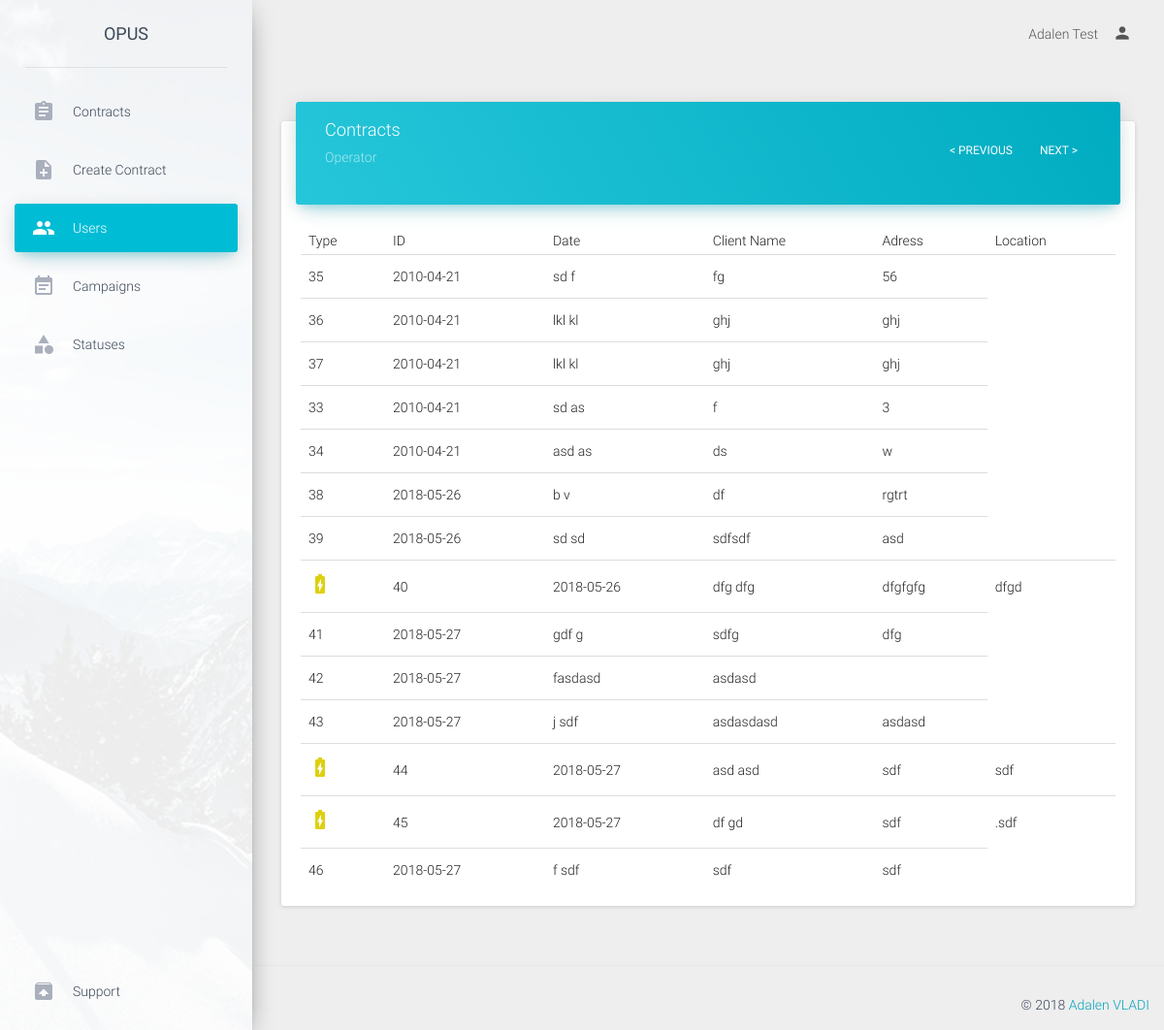
The app's page /admin/viewUser/6 (signed in), older data.
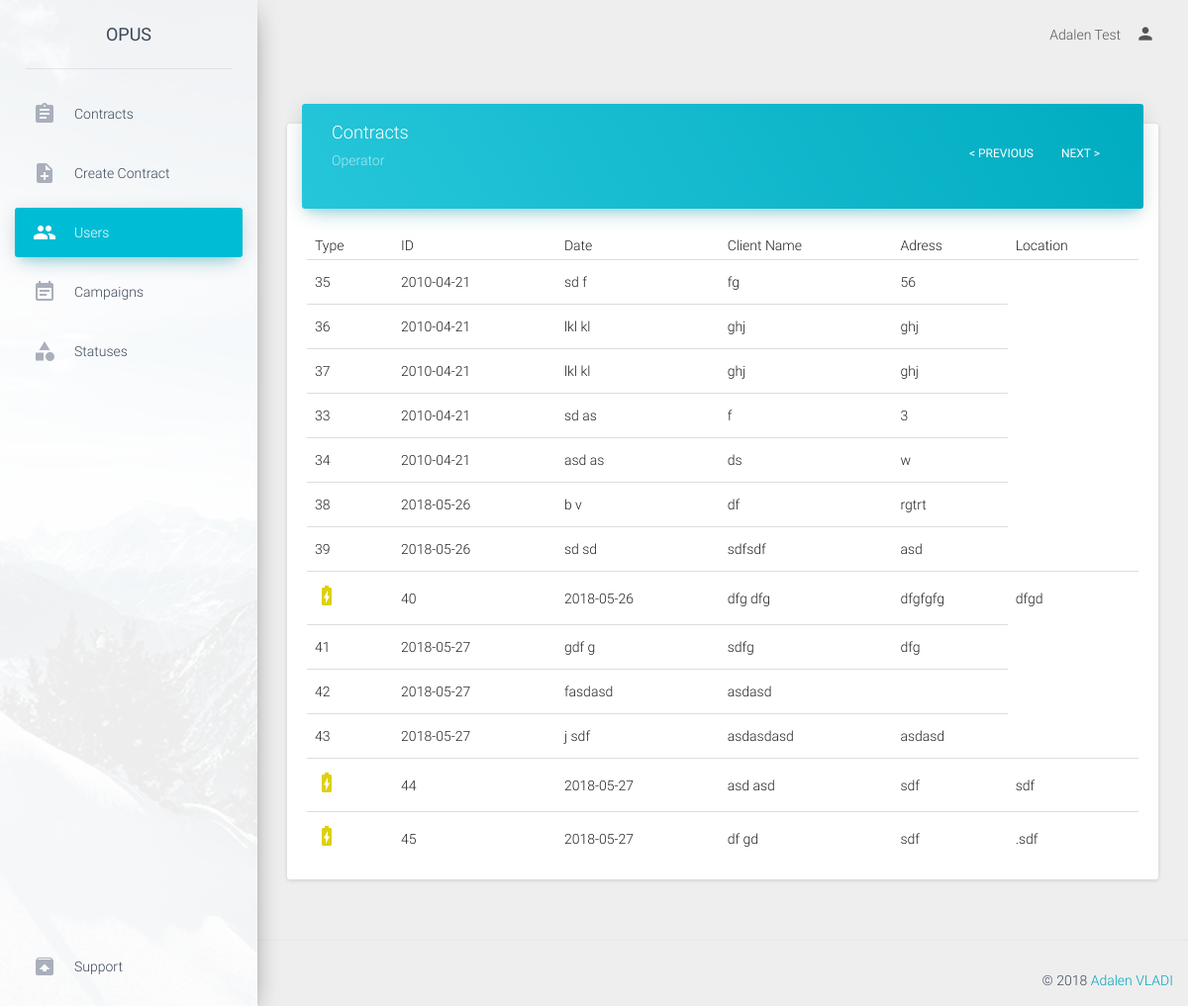
The same page, newer data.
### tables this page shows
CREATE TABLE `contracts` (
  `contract_id` int(11) NOT NULL,
  `contract_type` enum('luce','gas','dual') NOT NULL,
  `proposal_number` varchar(50) NOT NULL,
  `date` date NOT NULL,
  `ugm_cb` enum('true','false') NOT NULL DEFAULT 'false',
  `analisi_cb` enum('true','false') NOT NULL DEFAULT 'false',
  `iniziative_cb` enum('true','false') NOT NULL DEFAULT 'false',
  `toponimo` enum('via') NOT NULL,
  `address` text NOT NULL,
  `civico` varchar(30) NOT NULL,
  `price` varchar(50) NOT NULL,
  `location` varchar(100) NOT NULL,
  `uf_toponimo` enum('via') NOT NULL,
  `uf_address` text NOT NULL,
  `uf_civico` varchar(30) NOT NULL,
  `uf_price` varchar(50) NOT NULL,
  `uf_location` varchar(100) NOT NULL,
  `ddf_toponimo` enum('via') NOT NULL,
  `ddf_address` text NOT NULL,
  `ddf_civico` varchar(30) NOT NULL,
  `ddf_price` varchar(50) NOT NULL,
  `ddf_location` varchar(100) NOT NULL,
  `ubicazione_fornitura` enum('resident','non_resident') NOT NULL,
  `domicillazione_documenti_fatture` enum('residenza','ubicazione_fornitura','altro') NOT NULL,
  `listino` varchar(50) NOT NULL,
  `gas_request_type` varchar(50) NOT NULL,
  `gas_pdr` varchar(50) NOT NULL,
  `gas_fornitore_uscente` varchar(50) NOT NULL,
  `gas_consume_annuo` varchar(50) NOT NULL,
  `gas_tipo_riscaldamento` enum('true','false') NOT NULL,
  `gas_tipo_cottura_acqua` enum('true','false') NOT NULL,
  `gas_remi` varchar(50) NOT NULL,
  `gas_matricola` varchar(50) NOT NULL,
  `luce_request_type` varchar(50) NOT NULL,
  `luce_pod` varchar(50) NOT NULL,
  `luce_fornitore_uscente` varchar(50) NOT NULL,
  `luce_opzione_oraria` varchar(50) NOT NULL,
  `luce_potenza` varchar(50) NOT NULL,
  `luce_tensione` varchar(50) NOT NULL,
  `luce_consume_annuo` varchar(50) NOT NULL,
  `fature_via_email` enum('true','false') NOT NULL,
  `operator` int(11) NOT NULL COMMENT 'user id',
  `status` int(11) NOT NULL DEFAULT '1' COMMENT 'status id',
  `cancellation_reason` varchar(100) NOT NULL,
  `gender` enum('male','female') NOT NULL,
  `rag_sociale` text NOT NULL,
  `first_name` varchar(50) NOT NULL,
  `last_name` varchar(50) NOT NULL,
  `bussines_name` varchar(50) NOT NULL,
  `client_type` enum('personal','intestario','delega') NOT NULL,
  `tel_number` varchar(30) NOT NULL,
  `alt_number` varchar(30) NOT NULL,
  `cel_number` varchar(30) NOT NULL,
  `cel_number2` varchar(30) NOT NULL,
  `cel_number3` varchar(30) NOT NULL,
  `email` varchar(50) NOT NULL,
  `alt_email` varchar(50) NOT NULL,
  `birth_nation` varchar(50) NOT NULL,
  `vat_number` varchar(50) NOT NULL,
  `partita_iva` varchar(50) NOT NULL,
  `birth_date` date NOT NULL,
  `birth_municipality` varchar(50) NOT NULL,
  `delega_first_name` varchar(50) NOT NULL,
  `delega_last_name` varchar(50) NOT NULL,
  `delega_vat_number` varchar(100) NOT NULL,
  `document_type` enum('id_card','passport') NOT NULL,
  `document_number` varchar(100) NOT NULL,
  `document_date` date NOT NULL,
  `iban_code` varchar(50) NOT NULL,
  `iban_accounthoder` varchar(50) NOT NULL,
  `iban_fiscal_code` varchar(50) NOT NULL,
  `payment_type` enum('postal','cc') NOT NULL,
  `note` text NOT NULL,
  `campaign` int(11) NOT NULL COMMENT 'campaign_id',
  `supervisor` int(11) NOT NULL COMMENT 'user_id'
);

### application/core/controller.php (called while the page is built, shortened)
<?php
class Controller
{
    public $db = null;
    private function openDatabaseConnection()
    {
        $options = array(PDO::ATTR_DEFAULT_FETCH_MODE => PDO::FETCH_OBJ, PDO::ATTR_ERRMODE => PDO::ERRMODE_WARNING);
        $this->db = new PDO(DB_TYPE . ':host=' . DB_HOST . ';dbname=' . DB_NAME . ';charset=' . DB_CHARSET, DB_USER, DB_PASS, $options);
    }
    public function loadModel()
    {
        if (isset($_SESSION['role'])) {
            switch ($_SESSION['role']) {
                case 'admin':
                    require APP . 'model/admin.php';
                    break;
            }
        }else{
            require APP . 'model/model.php';
        }
        $this->model = new Model($this->db);
    }
}

### application/controller/admin.php (called while the page is built, shortened)
<?php
class admin extends Controller
{
    public function viewUser($user_id){
        $contracts=$this->model->getContractsByUser($user_id);
        require APP . 'view/admin/header.php';
        require APP . 'view/admin/viewUser.php';
        require APP . 'view/admin/footer.php';
    }
}

### public/index.php (called while the page is built, shortened)
<?php
require APP . 'core/application.php';
require APP . 'core/controller.php';
$app = new Application();

### application/model/admin.php (called while the page is built, shortened)
<?php
class Model
{
    function __construct($db)
    {
        try {
            $this->db = $db;
        } catch (PDOException $e) {
            exit('Database connection could not be established.');
        }
    }
    public function getContractsByUser($user_id ){
        $page=(int)(isset($_GET['page'])? $_GET['page']:0);
        $limiter=30;
        $pager=$limiter*$page;
        $sql='SELECT * FROM contracts WHERE operator=:user_id LIMIT :pager, :limiter ';
        $query = $this->db->prepare($sql);
        $query->bindParam(':pager', $pager, PDO::PARAM_INT);
        $query->bindParam(':limiter', $limiter, PDO::PARAM_INT);
        $query->bindParam(':user_id', $user_id, PDO::PARAM_INT);
        $query->execute();
        return $query->fetchAll();
    }
}

### application/view/admin/viewUser.php (the view, shortened to what this page needs)
<div class="content">
    <div class="container-fluid">
        <div class="row">
            <div class="col-md-12">
                <div class="card">
                    <div class="card-header row" data-background-color="blue">
                        <div class="col-md-8">
                            <h4 class="title">Contracts</h4>
                             <p class="category">Operator</p>
                         </div>
                        <div class="col-md-4">
                            <div class="dataTables_paginate paging_full_numbers" id="datatables_paginate" style="float: right;">
                                <ul class="pagination">
                                    <li class="paginate_button page-item next" id="datatables_next">
                                        <a href="<?php if(isset($_GET['page'])){ if($_GET['page']<1){ } else { echo'?page='.($_GET['page']-1); } } else {  } ?>" aria-controls="datatables"  tabindex="0" class="page-link"  >< Previous</a>
                                    </li>
                                    <li class="paginate_button page-item last" id="datatables_last">
                                        <a href="?page=<?=(int)(isset($_GET['page'])? $_GET['page']+1:1);?>" aria-controls="datatables"  tabindex="0" class="page-link">Next ></a>
                                    </li>
                                </ul>
                            </div>
                        </div>
                    </div>
                    <div class="card-content table-responsive">
                        <table class="table table-hover">
                            <thead>
                                <th>Type</th>
                                <th>ID</th>
                                <th>Date</th>
                                <th>Client Name</th>
                                <th>Adress</th>
                                <th>Location</th>
                            </thead>
                            <tbody>
                                <?php
                                    $output='';
                                    foreach ($contracts as $contract) {
                                        $output.='<tr>';
                                                    if ($contract->contract_type=='gas') {
                                                        $output.='<td><i style="color:#ded00f" class="material-icons">battery_charging_full</i></td>';
                                                    }elseif ($contract->contract_type=='electricity') {
                                                        $output.='<td><i style="color:#3885e8" class="material-icons">local_gas_station</i></td>';
                                                    }
                                        $output.='<td>'.$contract->contract_id.'</td>
                                                    <td>'.$contract->date.'</td>
                                                    <td>'.$contract->first_name.' '.$contract->last_name.'</td>
                                                    <td>'.$contract->address.'</td>
                                                    <td>'.$contract->location.'</td>';
                                        $output.='</tr>';
                                    }
                                    echo $output;
                                 ?>
                            </tbody>
                        </table>
                    </div>
                </div>
            </div>
        </div>
    </div>
</div>

### application/core/application.php (shortened to what this page needs)
<?php
class Application
{
    private $url_controller = null;
    private $url_action = null;
    private $url_params = array();
    public function __construct()
    {
        if (!$this->url_controller) {
            require APP . 'controller/home.php';
            $page = new Home();
            $page->index();
        } elseif (file_exists(APP . 'controller/' . $this->url_controller . '.php')) {
            $this->url_controller = new $this->url_controller();
            if (method_exists($this->url_controller, $this->url_action)) {
                if (!empty($this->url_params)) {
                    call_user_func_array(array($this->url_controller, $this->url_action), $this->url_params);
                } else {
                    $this->url_controller->{$this->url_action}();
                }
            }
        } else {
            header('location: ' . URL . 'problem');
        }
    }
    private function splitUrl()
    {
        if (isset($_GET['url'])) {
            $url = trim($_GET['url'], '/');
            $url = filter_var($url, FILTER_SANITIZE_URL);
            $url = explode('/', $url);
            $this->url_controller = isset($url[0]) ? $url[0] : null;
            $this->url_action = isset($url[1]) ? $url[1] : null;
            unset($url[0], $url[1]);
            $this->url_params = array_values($url);
        }
    }
}

### application/view/admin/header.php (shortened to what this page needs)
<!doctype html>
<html lang="en">
<head>
    <link href="<?php echo URL; ?>assets/css/bootstrap.min.css" rel="stylesheet" />
    <link href="<?php echo URL; ?>assets/css/material-dashboard.css?v=1.2.0" rel="stylesheet" />
    <link href="<?php echo URL; ?>assets/css/demo.css" rel="stylesheet" />
    <link href="<?php echo URL; ?>assets/css/font-awesome.min.css" rel="stylesheet" />
    <link href="<?php echo URL; ?>assets/css/material-icons.css" rel="stylesheet" />
    <link rel="stylesheet" type="text/css" href="<?php echo URL;?>assets/css/dropzone.css" />
    <link rel="stylesheet" type="text/css" href="<?php echo URL; ?>assets/css/daterangepicker.css" />
</head>
<body>
    <div class="wrapper">
        <div class="sidebar" data-color="blue" data-image="<?php echo URL; ?>assets/img/sidebar-1.jpg">
            <div class="logo">
                <a href="<?=URL;?>" class="simple-text">
                    OPUS
                </a>
            </div>
            <div class="sidebar-wrapper">
                <ul class="nav">
                    <li class="contractsNav">
                        <a href="<?=URL.$_SESSION['role'].'/contracts';?>">
                            <i class="material-icons">assignment</i>
                            <p>Contracts</p>
                        </a>
                    </li>
                    <li class="createContractNav">
                        <a href="<?=URL.$_SESSION['role'].'/createContract';?>">
                            <i class="material-icons">note_add</i>
                            <p>Create Contract</p>
                        </a>
                    </li>
                    <li class="usersNav">
                        <a href="<?=URL.$_SESSION['role'].'/users';?>">
                            <i class="material-icons">group</i>
                            <p>Users</p>
                        </a>
                    </li>
                    <li class="campaignNav">
                        <a href="<?=URL.$_SESSION['role'].'/campaigns';?>">
                            <i class="material-icons">event_note</i>
                            <p>Campaigns</p>
                        </a>
                    </li>
                    <li class="statusNav">
                        <a href="<?=URL.$_SESSION['role'].'/statuses';?>">
                            <i class="material-icons">category</i>
                            <p>Statuses</p>
                        </a>
                    </li>
                    <li class="active-pro">
                        <a href="mailto:adalenvladi@gmail.com">
                            <i class="material-icons">unarchive</i>
                            <p>Support</p>
                        </a>
                    </li>
                </ul>
            </div>
        </div>
        <div class="main-panel">
            <nav class="navbar navbar-transparent navbar-absolute">
                <div class="container-fluid">
                    <div class="navbar-header">
                        <a class="navbar-brand" href="#">  </a>
                    </div>
                    <div class="collapse navbar-collapse">
                        <ul class="nav navbar-nav navbar-right">
                            <li class="dropdown" style="padding-top: 15px;padding-bottom: 15px;">
                                 <?=$_SESSION['full_name'];?>
                            </li>
                            <li class="dropdown">
                                <a class="dropdown-toggle" style="cursor: pointer;" data-toggle="dropdown">
                                    <i class="material-icons">person</i>
                                </a>
                            </li>
                        </ul>
                    </div>
                </div>
            </nav>

### application/view/admin/footer.php (shortened to what this page needs)
 <footer class="footer">
                    <p class="copyright pull-right">
                        &copy;
                        <a style="margin-right:15px" href="#">Adalen VLADI</a>
                    </p>
                </div>
        </div>
</body>
</html>

### public/assets/css/demo.css (style rules this page uses)
@media (min-width: 992px) { .sidebar .nav>li.active-pro { position: absolute; width: 100%; bottom: 10px; } }

Row changes from the older to the newer data that the page shows:
no longer on this page (row edited): contracts: contract_id "46", date "2018-05-27", first_name "f", last_name "sdf", address "sdf", location "sdf"
